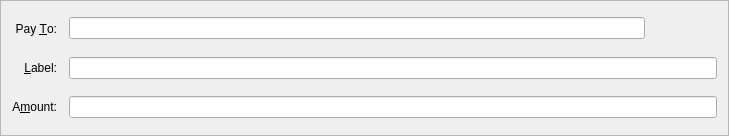
<?xml version="1.0" encoding="UTF-8"?>
<ui version="4.0">
 <class>SendCoinsEntry</class>
 <widget class="QFrame" name="SendCoinsEntry">
  <property name="geometry">
   <rect>
    <x>0</x>
    <y>0</y>
    <width>729</width>
    <height>136</height>
   </rect>
  </property>
  <property name="windowTitle">
   <string>Form</string>
  </property>
  <property name="frameShape">
   <enum>QFrame::StyledPanel</enum>
  </property>
  <property name="frameShadow">
   <enum>QFrame::Sunken</enum>
  </property>
  <layout class="QGridLayout" name="gridLayout">
   <property name="spacing">
    <number>12</number>
   </property>
   <item row="5" column="0">
    <widget class="QLabel" name="label">
     <property name="text">
      <string>A&amp;mount:</string>
     </property>
     <property name="alignment">
      <set>Qt::AlignRight|Qt::AlignTrailing|Qt::AlignVCenter</set>
     </property>
     <property name="buddy">
      <cstring>payAmount</cstring>
     </property>
    </widget>
   </item>
   <item row="3" column="0">
    <widget class="QLabel" name="label_2">
     <property name="text">
      <string>Pay &amp;To:</string>
     </property>
     <property name="alignment">
      <set>Qt::AlignRight|Qt::AlignTrailing|Qt::AlignVCenter</set>
     </property>
     <property name="buddy">
      <cstring>payTo</cstring>
     </property>
    </widget>
   </item>
   <item row="5" column="1">
    <widget class="BitcoinAmountField" name="payAmount"/>
   </item>
   <item row="4" column="1">
    <layout class="QHBoxLayout" name="horizontalLayout_2">
     <property name="spacing">
      <number>0</number>
     </property>
     <item>
      <widget class="QValidatedLineEdit" name="addAsLabel">
       <property name="enabled">
        <bool>true</bool>
       </property>
       <property name="toolTip">
        <string>Enter a label for this address to add it to your address book</string>
       </property>
      </widget>
     </item>
    </layout>
   </item>
   <item row="4" column="0">
    <widget class="QLabel" name="label_4">
     <property name="text">
      <string>&amp;Label:</string>
     </property>
     <property name="alignment">
      <set>Qt::AlignRight|Qt::AlignTrailing|Qt::AlignVCenter</set>
     </property>
     <property name="buddy">
      <cstring>addAsLabel</cstring>
     </property>
    </widget>
   </item>
   <item row="3" column="1">
    <layout class="QHBoxLayout" name="payToLayout">
     <property name="spacing">
      <number>0</number>
     </property>
     <item>
      <widget class="QValidatedLineEdit" name="payTo">
       <property name="toolTip">
        <string>The address to send the payment to</string>
       </property>
       <property name="maxLength">
        <number>34</number>
       </property>
      </widget>
     </item>
     <item>
      <widget class="QToolButton" name="addressBookButton">
       <property name="toolTip">
        <string>Choose address from address book</string>
       </property>
       <property name="text">
        <string/>
       </property>
       <property name="icon">
        <iconset resource="../bitcoin.qrc">
         <normaloff>:/icons/address-book</normaloff>:/icons/address-book</iconset>
       </property>
       <property name="shortcut">
        <string>Alt+A</string>
       </property>
       <property name="autoRaise">
        <bool>true</bool>
       </property>
      </widget>
     </item>
     <item>
      <widget class="QToolButton" name="pasteButton">
       <property name="toolTip">
        <string>Paste address from clipboard</string>
       </property>
       <property name="text">
        <string/>
       </property>
       <property name="icon">
        <iconset resource="../bitcoin.qrc">
         <normaloff>:/icons/history</normaloff>:/icons/history</iconset>
       </property>
       <property name="shortcut">
        <string>Alt+P</string>
       </property>
       <property name="autoRaise">
        <bool>true</bool>
       </property>
      </widget>
     </item>
     <item>
      <widget class="QToolButton" name="deleteButton">
       <property name="toolTip">
        <string>Remove this recipient</string>
       </property>
       <property name="text">
        <string/>
       </property>
       <property name="icon">
        <iconset resource="../bitcoin.qrc">
         <normaloff>:/icons/remove</normaloff>:/icons/remove</iconset>
       </property>
       <property name="autoRaise">
        <bool>true</bool>
       </property>
      </widget>
     </item>
    </layout>
   </item>
  </layout>
 </widget>
 <customwidgets>
  <customwidget>
   <class>BitcoinAmountField</class>
   <extends>QLineEdit</extends>
   <header>bitcoinamountfield.h</header>
   <container>1</container>
  </customwidget>
  <customwidget>
   <class>QValidatedLineEdit</class>
   <extends>QLineEdit</extends>
   <header>qvalidatedlineedit.h</header>
  </customwidget>
 </customwidgets>
 <resources>
  <include location="../bitcoin.qrc"/>
 </resources>
 <connections/>
</ui>
